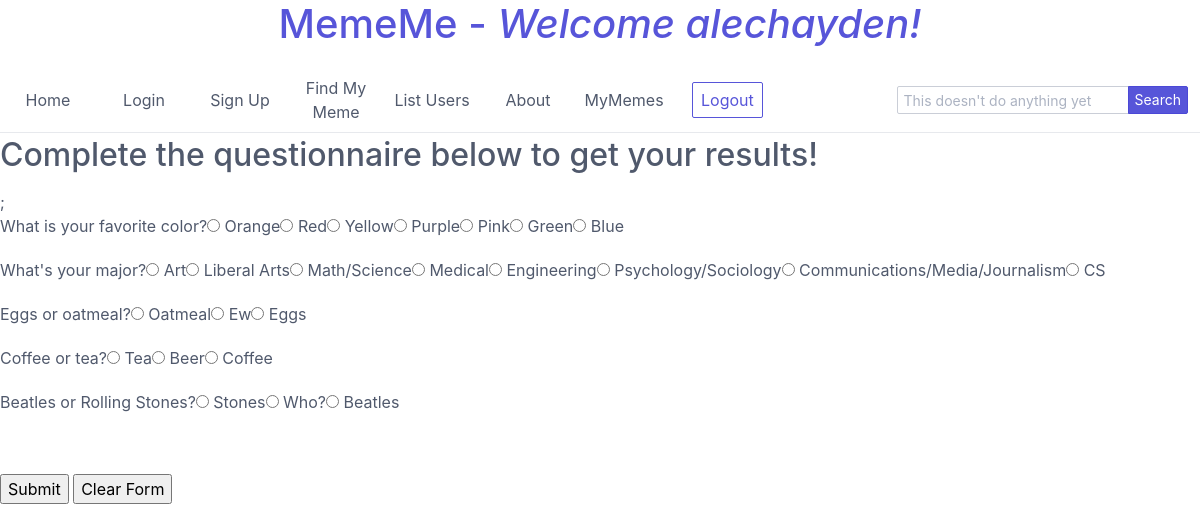
Page /html/takethequiz.php (signed in) on the committed database.
### tables this page shows
CREATE TABLE `Question` (
  `QID` int(11) NOT NULL,
  `Text` varchar(100) NOT NULL
);

CREATE TABLE `Answer` (
  `AnswerID` int(11) NOT NULL,
  `Text` varchar(100) NOT NULL,
  `QID` int(11) NOT NULL,
  `Mood` int(11) NOT NULL,
  `Style` int(11) NOT NULL,
  `Humor` int(11) NOT NULL,
  `Woke` int(11) NOT NULL,
  `Crazy` int(11) NOT NULL
);

### html/takethequiz.php (the view, shortened to what this page needs)
<?php
	$conn = mysqli_connect(DB_HOST, DB_USER, DB_PASSWORD, DB_NAME);
?>
<!DOCTYPE html>
<html>
	<head>
		<link rel="stylesheet" href="spectre.min.css">
	</head>
<body>
	<?php
		include 'header.php';
	?>
	<section>
		<h2>Complete the questionnaire below to get your results!</h2>
		<form method='post' id='addForm' action="processQuiz.php">;
			<fieldset>
				<?php
					$queryIn = "SELECT * FROM Question";
					$result = mysqli_query($conn, $queryIn);
					while($row = mysqli_fetch_assoc($result)){
						$question = $row['Text'];
						$queryAnswer = "SELECT * FROM Answer WHERE QID = ".$row["QID"];
						$answers = mysqli_query($conn, $queryAnswer);
						echo '<p> '.$question;
						while($answer = mysqli_fetch_assoc($answers)){
							echo '<input type="radio" name="'.$row["QID"].'" value="'.$answer["AnswerID"].'"> ' . $answer["Text"];
						}
						echo "</p>";
					}
				?>
			</fieldset><br>
			<p>
				<input type = 'submit' value = 'Submit' />
				<input type = 'reset' value = 'Clear Form' />
			</p>
		</form>
</body>
</html>

### rows in the picture
question: Text "What is your favorite color?"
answer: Text "Orange"
answer: Text "Red"
answer: Text "Yellow"
answer: Text "Purple"
answer: Text "Pink"
answer: Text "Green"
answer: Text "Blue"
question: Text "What's your major?"
answer: Text "Art"
answer: Text "Liberal Arts"
answer: Text "Math/Science"
answer: Text "Medical"
answer: Text "Engineering"
answer: Text "Psychology/Sociology"
answer: Text "Communications/Media/Journalism"
answer: Text "CS"
question: Text "Eggs or oatmeal?"
answer: Text "Oatmeal"
answer: Text "Ew"
answer: Text "Eggs"
question: Text "Coffee or tea?"
answer: Text "Tea"
answer: Text "Beer"
answer: Text "Coffee"
question: Text "Beatles or Rolling Stones?"
answer: Text "Stones"
answer: Text "Who?"
answer: Text "Beatles"

### other values in the picture
$_SESSION["user"] "alechayden"
$page "Home"
$page "Login"
$page "Sign Up"
$page "Find My Meme"
$page "List Users"
$page "About"
$page "MyMemes"
